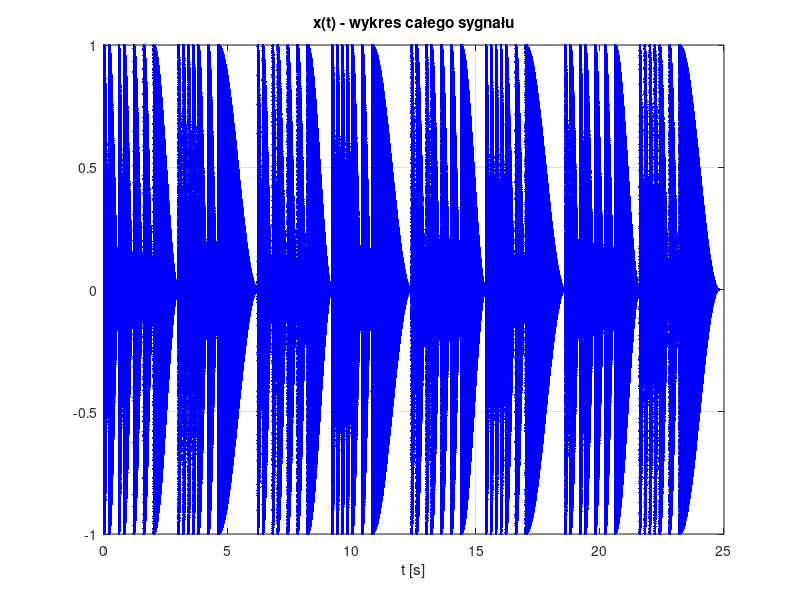

Recreate this plot in MATLAB.
% m-plik skryptowy: generator_melodyjki_rudolf.m
%
% Teoria sygnałów,
% Elektronika, AGH
% 
% Opracowanie: P.Korohoda, 26/11/2022, 19/12/2022, 20/12/2022

clc; clear; close all;

fp=48000;   dt=1/fp;

wybor_zestawu_harmonicznych=1;
switch wybor_zestawu_harmonicznych
    case 1, ah=[1, 0.25];      % amplitudy wybranych harmonicznych;
            nh=[1, 3];         % numery wybranych harmonicznych;
    case 2, ah=[1, 0.5, 0.25]; % amplitudy wybranych harmonicznych;
            nh=[1, 3, 5];      % numery wybranych harmonicznych;
    case 3, ah=[1, 0.5, 0.25]; % amplitudy wybranych harmonicznych;
            nh=[1, 2, 4];      % numery wybranych harmonicznych;
    case 4, ah=[1, 0.5, 0.25, 0.25, 0.25]; % amplitudy wybranych harmonicznych;
            nh=[1, 2, 4, 6, 8];      % numery wybranych harmonicznych;
end
Nh=length(ah);

Tn=[0.2,0.4,1.0,1.6];       kT=[1,2,1,2,2,2,3,1,1,1,1,2,2,4, 1,2,1,2,2,2,3,1,1,1,1,2,2,4, 1,2,1,2,2,2,3,1,1,1,1,2,2,4, 1,2,1,2,2,2,3,1,1,1,1,2,2,4];
n=[0,2,4,5,7,9,11,12,14]-9; kn=[5,6,5,3,8,6,5,5,6,5,6,5,8,7, 3,4,3,2,7,6,5,5,6,5,6,5,6,3, 5,6,5,3,8,6,5,5,6,5,6,5,8,7, 3,4,3,2,7,6,5,5,6,5,6,5,9,8];   Nn=length(kn),
fa1=440;    c0=(2^(1/12));    fn = fa1 * c0.^n;

x=[];
for m=1:Nn
    t=0:dt:Tn(kT(m))-dt;    Nt=length(t);
    x_aux=zeros(1,Nt);
    for k=1:Nh
        x_aux=x_aux+ah(k)*cos(2*pi*nh(k)*fn(kn(m))*t);
    end
    
    narastanie=1;
    switch narastanie
        case 1, N0=100; % liczba próbek dla fazy narastania dźwięku (uwaga - trzeba uważać, żeby możliwe było potem wyliczenie: 2*Nt-2*N0);
        case 2, N0=1000;
        case 3, N0=8000;
    end    
        w1=hann(2*N0); w2=hann(2*Nt-2*N0);
        N1=length(w1); N2=length(w2);
        w=[w1(1:floor(N1/2));w2(floor(N2/2)+1:end)];
        if length(w)<Nt, w=[w;zeros(Nt-length(w),1)]; end % korekta na wszelki wypadek;
        
    x_aux=x_aux.*w';
    x=[x,x_aux];
end

N=length(x);     % całkowita liczba próbek w sygnale;
t=0:dt:(N-1)*dt; % całkowita "oś czasu";

x=x/max(abs(x)); % normalizacja konieczna do zapisu (audiowrite) i dla odtwarzania za pomocą funkcji sound;
sound(x,fp);
audiowrite('Rudolf_1.wav',x,fp);

% część graficzna:
        figure(1);
            plot(t,x,'b.-'); grid on;
                xlabel('t [s]'); title('x(t) - wykres całego sygnału');

% EOF